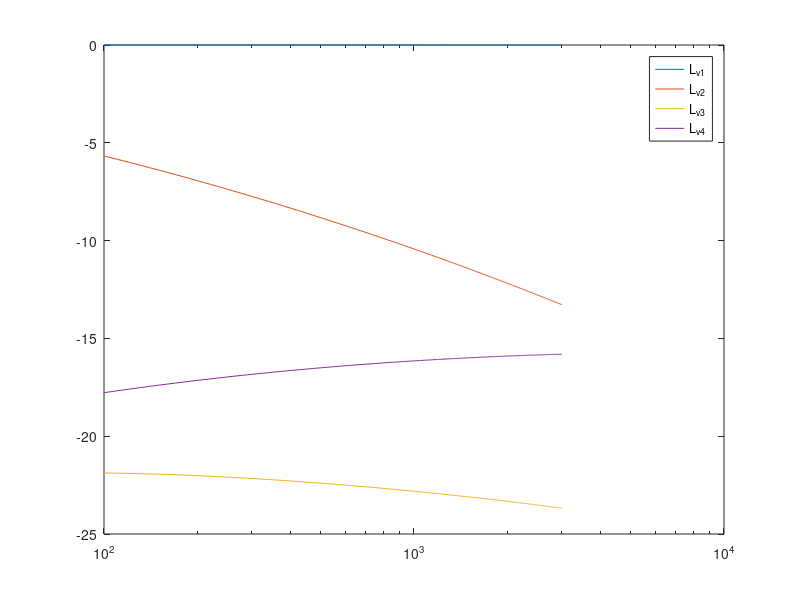
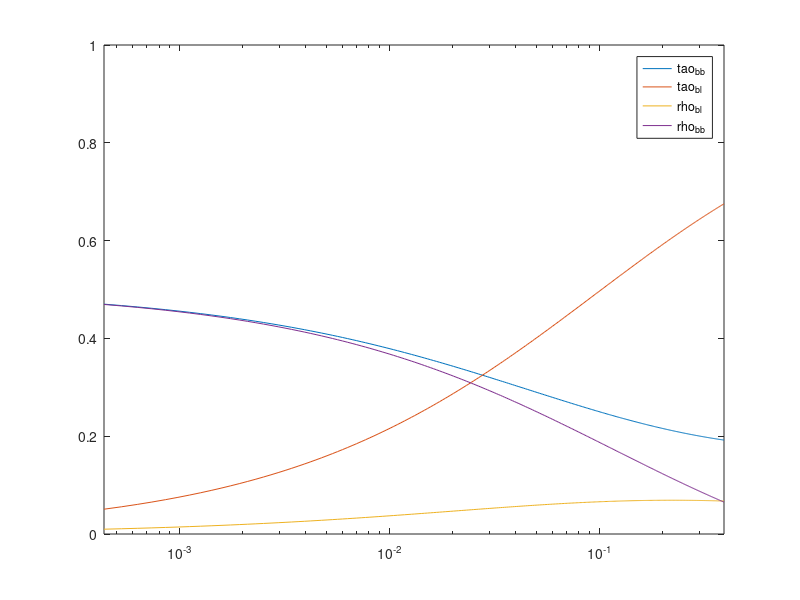
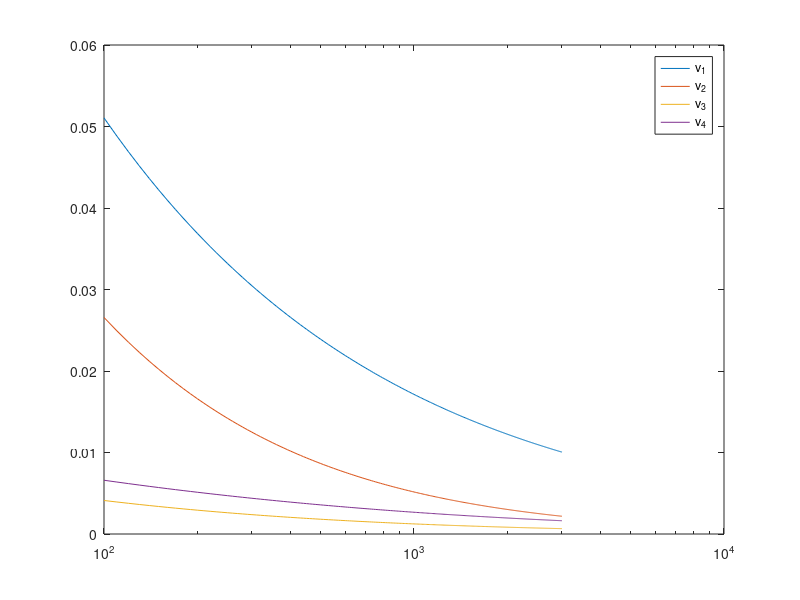

Recreate these plots in MATLAB, in order.
% TA assignment 1c 
% question 1
clear;
close all;

E= 2*10^11; % young's modulus of the beam in N/m2
rho= 7850;  % density of the beams in kg/m3
L_h= 6.3;   % length of the horizontal beam in m
L_v= 5;     % length of the vertical beam in m
h= 0.01;    % heigth of the beams in m
b=0.02;     % depth of the beams in m
eta= 0.05;  % damping loss factor
S=b*h;      % cross sectional area of the beam
M1= rho*S*L_h;
M2= rho*S*L_v;
f= 100:10:3000;
omega= 2*pi*f;

% Calculae the speed of longitudinal waves cl= sqrt(E/rho) and group speed cgl=cl;

cl= (E/rho)^(0.5); % speed in long. waves.
cgl= cl;  % group speed 

% v = zeros(1,length(f));
for i = length(f):-1:1
% Calculate the speed of bending waves cb= ((B*omega(i)^2)/(rho*S))^(0.25)
I= 1/12*(b*h^3);
B= E*I;
k_b = ((omega(i).^2*rho*S)/B).^0.25;
cb = omega(i)./k_b;

cgb=2*cb;
M = [M1;M2;M1;M2];

%calculate wavelenght for bending waves, lambda_b
lambda_b= cb./f(i);


%calculate tao ( 4 of them are used) (chapter 6)

beta= (2*h)./lambda_b;  %ratio between thicknesses and bending waves' wavelength 
tao_bb= (1+2*beta.^2)./(2+6*beta+9*beta.^2); %bending to bending
tao_bl_lb= (5*beta+8*beta.^2)./(2+6*beta+9*beta.^2); %bending to longititunal
rho_bl_lb= beta./(2+6*beta+9*beta.^2); %bending to longitidunal reflected
%rho_bb= (1-beta.^2)./(2+6*beta+9*beta.^2); % bending to bending reflected
tao_ll= (beta.^2)./ (2+6*beta+9*beta.^2); % longitidunal to longitidunal
%rho_ll= 2./(2+6*beta+9*beta.^2); %  % longitidunal to longitidunal reflected

%calculate coupling loss factors eta_ij=(tao_ij/c_group_i)/(omega(i)*L_beam*(2-tao_ij))
%h values are identical so beta values is same for the beams.

%for eta_12 use tao_12= tao_bb and cgb; eta_21 use tao_bb and cgb; eta_31 use rho_lb and cgl; eta_41 use tao_lb and cgl
%for eta_13 use tao_13= rho_bl and cgb; eta_23 use tao_bl and cgb; eta_32 use tao_lb and cgl; eta_42 use rho_lb and cgl
%for eta_14 use tao_14= tao_bl and cgb; eta_24 use rho_bl and cgb; eta_34 use tao_ll and cgl; eta_43 use tao_ll and cgl

eta_12= (tao_bb.*cgb)./((omega(i).*L_h).* (2-tao_bb));
eta_13= (rho_bl_lb.*cgb)./((omega(i).*L_h).* (2-rho_bl_lb));
eta_14= (tao_bl_lb.*cgb)./((omega(i).*L_h).* (2-tao_bl_lb));

eta_21= (tao_bb.*cgb)./((omega(i).*L_v).* (2-tao_bb));
eta_23= (tao_bl_lb.*cgb)./((omega(i).*L_v).* (2-tao_bl_lb));
eta_24= (rho_bl_lb.*cgb)./((omega(i).*L_v).* (2-rho_bl_lb));

eta_31= (rho_bl_lb.*cgl)./((omega(i).*L_h).* (2-rho_bl_lb));
eta_32= (tao_bl_lb.*cgl)./((omega(i).*L_h).* (2-tao_bl_lb));
eta_34= (tao_ll.*cgl)./((omega(i).*L_h).* (2-tao_ll));

eta_41= (tao_bl_lb.*cgl)./((omega(i).*L_v).* (2-tao_bl_lb));
eta_42= (rho_bl_lb.*cgl)./((omega(i).*L_v).* (2-rho_bl_lb));
eta_43= (tao_ll.*cgl)./((omega(i).*L_v).* (2-tao_ll));


% Set up the SEA model that includes four subsystem (the updated version on the notebook):

% general formula;
% % P_12= omega(i)* eta_2* M_2* (V_2)^2 + P_21
% % P_d1=omega(i)*eta_1*M_1*(V_1)^2
% 
% %  subsystem 1: bending waves in horizontal beam B_1
% pB_d1= omega(i)*eta_1*M_1*(V_1)^2;
% %  subsystem 2: bending waves in vertical beam B_2
% PB_12= omega(i)* eta_2* M_2* (V_2)^2 + pB_21;
% 
% %subsystem 3: longitudinal waves in horizontal beam B_1
% pL_d1= omega(i)*xi_1*M_1*(V_3)^2;
% %subsystem 4: longitudinal waves in vertical beam B_2
% PL_12= omega(i)* xi_2* M_2* (V_4)^2 + pL_21;


% %% 
% for i=1:length(f)
% om = omega(i)(i);  
% 
% A = [-om*(eta+M1*(eta_12+eta_13+eta_14)), om*M2*eta_21, om*M1*eta_31, om*M2*eta_41;
%     om*M1*eta_13, om*M2*eta_23, -om*(eta+M1*(eta_31+eta_32+eta_34)), om*M2*eta_43;
%     om*M1*eta_12,-om*(eta+M2*(eta_21+eta_23+eta_24)) ,om*M1*eta_32, om*M2*eta_42;
%     om*M1*eta_14, om*M2*eta_24,om*M1*eta_34 ,-om*(eta+M2*(eta_41+eta_42+eta_43))];
% Y = [1;0;0;0];
% v = linsolve(A,Y);
% end



 A = [ -omega(i)*M1*(eta+(eta_12+eta_13+eta_14)),    omega(i)*(M2*eta_21),                       omega(i)*(M1*eta_31),                       omega(i)*(M2*eta_41);
        omega(i)*(M1*eta_13),                        omega(i)*(M2*eta_23),                      -omega(i)*M1*(eta+(eta_31+eta_32+eta_34)),   omega(i)*(M2*eta_43);
        omega(i)*(M1*eta_12),                       -omega(i)*M2*(eta+(eta_21+eta_23+eta_24)) ,  omega(i)*(M1*eta_32),                       omega(i)*(M2*eta_42);  
        omega(i)*(M1*eta_14),                        omega(i)*(M2*eta_24),                       omega(i)*(M1*eta_34) ,                     -omega(i)*M2*(eta+(eta_41+eta_42+eta_43))];
Y = [-1;0;0;0];
v(:,i) = linsolve(A,Y);
Lv(:,i) = 10*log10(v(:,i)./v(1,i));
end


%%
lambda_b= cb./f;


%calculate tao ( 4 of them are used) (chapter 6)

beta= (2*h)./lambda_b;  %ratio between thicknesses and bending waves' wavelength 
tao_bb= (1+2*beta.^2)./(2+6*beta+9*beta.^2); %bending to bending
tao_bl_lb= (5*beta+8*beta.^2)./(2+6*beta+9*beta.^2); %bending to longititunal
rho_bl_lb= beta./(2+6*beta+9*beta.^2); %bending to longitidunal reflected
rho_bb= (1-beta.^2)./(2+6*beta+9*beta.^2); % bending to bending reflected
tao_ll= (beta.^2)./ (2+6*beta+9*beta.^2); % longitidunal to longitidunal
%%
f1 = figure;
semilogx(f, Lv); 

legend('L_{v1}','L_{v2}','L_{v3}','L_{v4}')
%%
f2 = figure;
semilogx(beta.^2, tao_bb); 
hold on
semilogx(beta.^2, tao_bl_lb); 
semilogx(beta.^2, rho_bl_lb); 
semilogx(beta.^2, rho_bb); 
legend('tao_{bb}','tao_{bl}','rho_{bl}','rho_{bb}')
xlim([beta(1)^2,beta(end)^2])
ylim([0 1])

%%
f3 = figure;
semilogx(f, v.^0.5); 

legend('v_1','v_2','v_3','v_4')
%xlim([beta(1)^2,beta(end)^2])
%ylim([0 1])